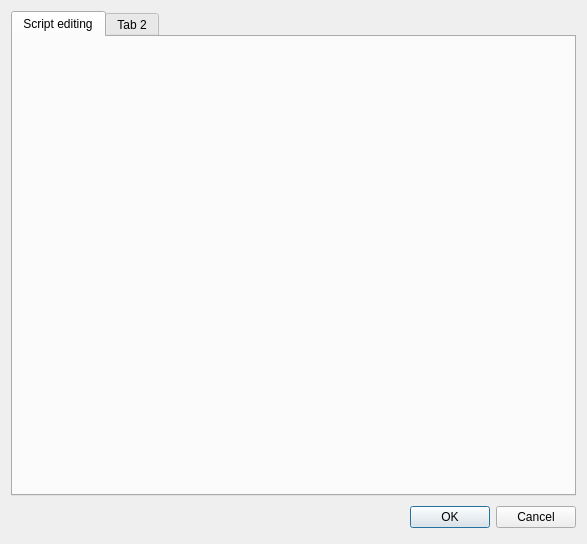
<?xml version="1.0" encoding="UTF-8"?>
<ui version="4.0">
 <class>Settings</class>
 <widget class="QDialog" name="Settings">
  <property name="geometry">
   <rect>
    <x>0</x>
    <y>0</y>
    <width>587</width>
    <height>544</height>
   </rect>
  </property>
  <property name="windowTitle">
   <string>Dialog</string>
  </property>
  <layout class="QVBoxLayout" name="verticalLayout">
   <item>
    <widget class="QTabWidget" name="tabWidget">
     <property name="currentIndex">
      <number>0</number>
     </property>
     <widget class="QWidget" name="tab">
      <attribute name="title">
       <string>Script editing</string>
      </attribute>
      <layout class="QHBoxLayout" name="horizontalLayout"/>
     </widget>
     <widget class="QWidget" name="tab_2">
      <attribute name="title">
       <string>Tab 2</string>
      </attribute>
     </widget>
    </widget>
   </item>
   <item>
    <layout class="QHBoxLayout">
     <property name="spacing">
      <number>6</number>
     </property>
     <property name="margin" stdset="0">
      <number>0</number>
     </property>
     <item>
      <spacer>
       <property name="orientation">
        <enum>Qt::Horizontal</enum>
       </property>
       <property name="sizeHint" stdset="0">
        <size>
         <width>131</width>
         <height>31</height>
        </size>
       </property>
      </spacer>
     </item>
     <item>
      <widget class="QPushButton" name="okButton">
       <property name="text">
        <string>OK</string>
       </property>
      </widget>
     </item>
     <item>
      <widget class="QPushButton" name="cancelButton">
       <property name="text">
        <string>Cancel</string>
       </property>
      </widget>
     </item>
    </layout>
   </item>
  </layout>
 </widget>
 <resources/>
 <connections>
  <connection>
   <sender>okButton</sender>
   <signal>clicked()</signal>
   <receiver>Settings</receiver>
   <slot>accept()</slot>
   <hints>
    <hint type="sourcelabel">
     <x>278</x>
     <y>253</y>
    </hint>
    <hint type="destinationlabel">
     <x>96</x>
     <y>254</y>
    </hint>
   </hints>
  </connection>
  <connection>
   <sender>cancelButton</sender>
   <signal>clicked()</signal>
   <receiver>Settings</receiver>
   <slot>reject()</slot>
   <hints>
    <hint type="sourcelabel">
     <x>369</x>
     <y>253</y>
    </hint>
    <hint type="destinationlabel">
     <x>179</x>
     <y>282</y>
    </hint>
   </hints>
  </connection>
 </connections>
</ui>
